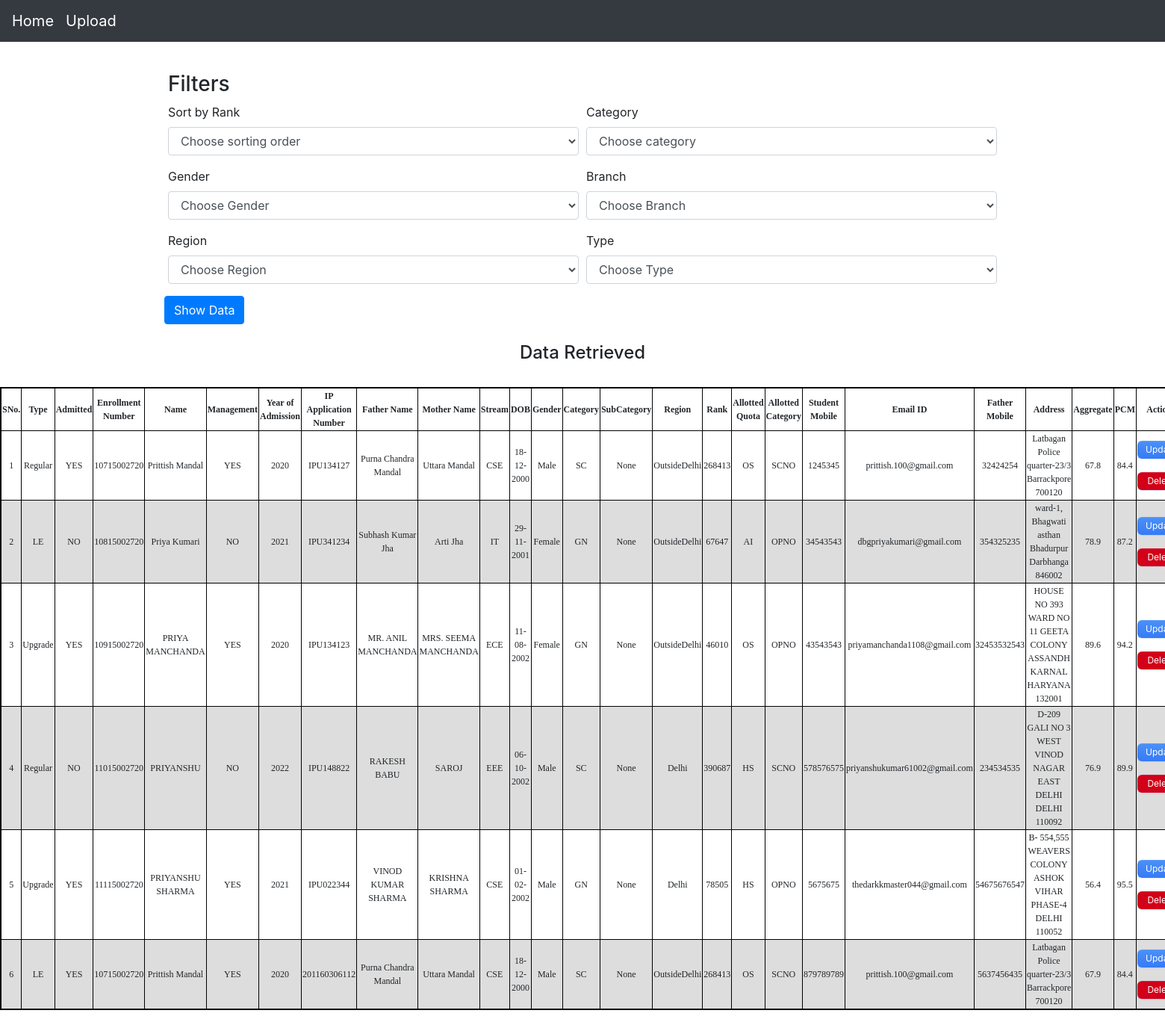
Page /home/ on the earlier database version.
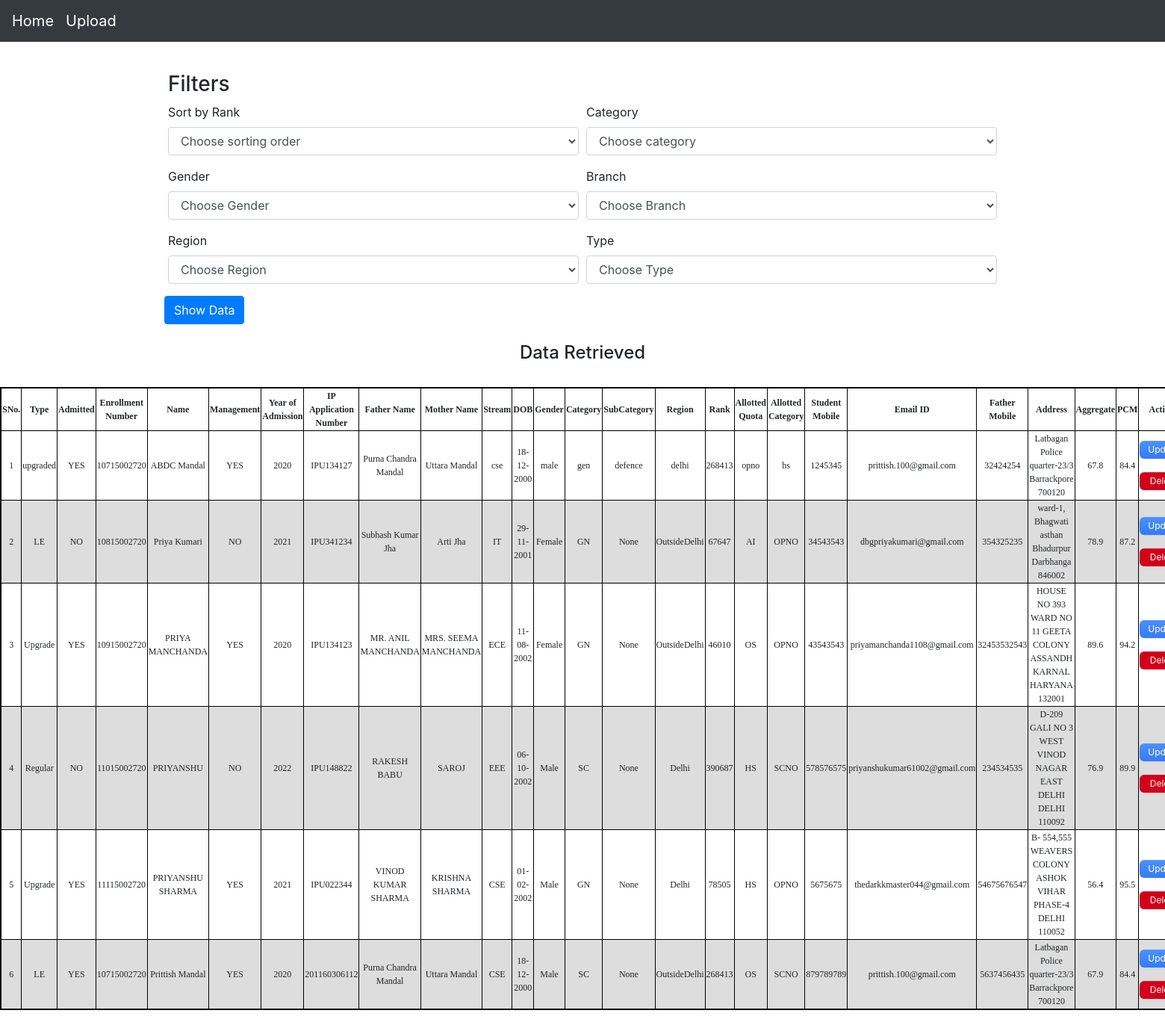
Same page on the later database version.
### app/models.py (models this page shows, shortened)
class sample(models.Model):
    type = models.CharField(max_length=10, choices= typechoices ,default='Regular')
    admitted = models.BooleanField(default=False)
    enrollmentno = models.IntegerField(null = True, default=None , blank=True)
    name = models.CharField(max_length=100, default=False)
    management = models.BooleanField(default = False)
    yearofadmission = models.DateTimeField(default=False)
    appno = models.CharField(default=False, max_length=200)
    Fname = models.CharField(max_length=200, default=False)
    Mname = models.CharField(max_length=200, default=False)
    stream = models.CharField(max_length=200, choices= streamchoices,default=False)
    DOB = models.DateField(default=False)
    gender = models.CharField(max_length=50,choices= genderchoices ,default=False)
    category = models.CharField(max_length=5,choices= categorychoices ,default=False)
    subcategory = models.CharField(max_length=10, choices= subcategorychoices ,default=False)
    region = models.CharField(max_length=50,choices= regionchoices ,default=False)
    rank = models.IntegerField(null = True, default=None , blank=True)
    allottedquota = models.CharField(max_length=10,choices= allotedquotachoices, default=False)
    allottedcategory = models.CharField(max_length=10,choices= allottedcategorychoices, default=False)
    studentmobile = models.IntegerField(null = True, default=None , blank=True)
    emailid = models.EmailField(max_length=200, default='')
    fathermobile = models.IntegerField(null = True, default=None , blank=True)
    address = models.CharField(max_length=200, default=False)
    aggregate = models.FloatField(null = True, default=None , blank=True)
    pcm = models.FloatField(null = True, default=None , blank=True)
    def yearpub(self):
        return self.yearofadmission.strftime('%Y')
    def dateofbirth(self):
        return self.DOB.strftime('%d-%m-%Y')
    def admitted_yn(self):
        if (self.admitted == True):
            return "YES"
        else:
            return "NO"
    def management_yn(self):
        if (self.management == True):
            return "YES"
        else:
            return "NO"

### app/views.py (the view)
# urls.py: path('home/', views.home, name = "home"),
def home(request):
    smp = sample.objects.all()
    context = {
        "smp" : smp,
    }
    return render(request, 'app/home.html', context)

### app/templates/app/home.html (shortened to what this page needs)
<!doctype html>
<html lang="en">
  <head>
    <link rel="stylesheet" href="https://cdn.jsdelivr.net/npm/bootstrap@4.3.1/dist/css/bootstrap.min.css">
  </head>
  <body>
    <nav class="navbar navbar-expand-md navbar-dark bg-dark fixed-top">
  <a class="navbar-brand" href="{% url 'app:filter' %}">Home</a>
  <a class="navbar-brand" href="{% url 'app:deleteall' %}">Upload</a>
</nav>
    <br>
    </head>
    <body>
    <br>
<br><br>
<main role="main" class="container">
  <div>
        <h3>Filters</h3>
            <form action="{% url 'app:filter' %}" method="post">
                  <div class="form-row">
                    <div class="form-group col-md-6">
                      <label for="inputState">Sort by Rank</label>
                      <select id="inputState" class="form-control" name="sort">
                        <option selected>Choose sorting order</option>
                      </select>
                    </div>
                      <div class="form-group col-md-6">
                        <label for="inputState">Category</label>
                        <select id="inputState" class="form-control" name="category">
                          <option selected>Choose category</option>
                        </select>
                      </div>
                      <div class="form-group col-md-6">
                        <label for="inputState">Gender</label>
                        <select id="inputState" class="form-control" name="gender">
                          <option selected>Choose Gender</option>
                        </select>
                      </div>
                      <div class="form-group col-md-6">
                        <label for="inputState">Branch</label>
                        <select id="inputState" class="form-control" name="branch">
                          <option selected>Choose Branch</option>
                        </select>
                      </div>
                      <div class="form-group col-md-6">
                        <label for="inputState">Region</label>
                        <select id="inputState" class="form-control" name="region">
                          <option selected>Choose Region</option>
                        </select>
                      </div>
                      <div class="form-group col-md-6">
                        <label for="inputState">Type</label>
                        <select id="inputState" class="form-control" name="type">
                          <option selected>Choose Type</option>
                        </select>
                      </div>
                  <button type="submit" class="btn btn-primary" style="text-align: center;">Show Data</button>
                  <br>
            </form>
          </div>
</main>
      {% if smp %}
        <br>
        <h4 style="text-align: center; ">Data Retrieved</h4>
        <br>
        <table border="1" style="border:2px solid black;margin-left:auto;margin-right:auto;">
            <thead>
                <th>SNo.</th>
                <th>Type</th>
                <th>Admitted</th>
                <th>Enrollment Number</th>
                <th>Name</th>
                <th>Management</th>
                <th>Year of Admission</th>
                <th>IP Application Number</th>
                <th>Father Name</th>
                <th>Mother Name</th>
                <th>Stream</th>
                <th>DOB</th>
                <th>Gender</th>
                <th>Category</th>
                <th>SubCategory</th>
                <th>Region</th>
                <th>Rank</th>
                <th>Allotted Quota</th>
                <th>Allotted Category</th>
                <th>Student Mobile</th>
                <th>Email ID</th>
                <th>Father Mobile</th>
                <th>Address</th>
                <th>Aggregate</th>
                <th>PCM</th>
                <th>Actions</th>
            </thead>
            {% for k in smp  %}
            <tr>
                <td class="number">
                </td>
                <td>{{k.type}}</td>
                <td>{{k.admitted_yn}}</td>
                <td>{{k.enrollmentno}}</td>
                <td>{{k.name}}</td>
                <td>{{k.management_yn}}</td>
                <td>{{k.yearpub}}</td>
                <td>{{k.appno}}</td>
                <td>{{k.Fname}}</td>
                <td>{{k.Mname}}</td>
                <td>{{k.stream}}</td>
                <td>{{k.dateofbirth}}</td>
                <td>{{k.gender}}</td>
                <td>{{k.category}}</td>
                <td>{{k.subcategory}}</td>
                <td>{{k.region}}</td>
                <td>{{k.rank}}</td>
                <td>{{k.allottedquota}}</td>
                <td>{{k.allottedcategory}}</td>
                <td>{{k.studentmobile}}</td>
                <td>{{k.emailid}}</td>
                <td>{{k.fathermobile}}</td>
                <td>{{k.address}}</td>
                <td>{{k.aggregate}}</td>
                <td>{{k.pcm}}</td>
                <td> <a class="button-10" role="button" href="{% url 'app:update' k.id %}">Update</a>
                    <br>
                <a class="button-11" role="button" href="{% url 'app:delete' k.id %}">Delete</a>
                </td>
            </tr>
            {% endfor %}
    {% else %}
            <br><br><br><br>
            <h4 style="text-align:center; font-family:Consolas">No records found!</h4>
    {% endif %}
    </table>
    <br>
  </body>
<br><br>
</html>

### app/templates/app/home.html (style rules this page uses)
html,body { width:100%; }
table { font-family: Calibri; font-size:20px; border-collapse: collapse; padding: 13px; width: 36%; }
td, th { border: 0.1px solid black; text-align: Center; padding: -2px; font-size:12px; }
tr:nth-child(even) { background-color: #dddddd; }
.button-10 { display: flex; flex-direction: column; align-items: center; padding: 3px 11px; font-family: -apple-system, BlinkMacSystemFont, 'Roboto', sans-serif; border-radius: 6px; border: none; color: #fff; background: linear-gradient(180deg, #4B91F7 0%, #367AF6 100%); background-origin: border-box; box-shadow: 0px 0.5px 1.5px rgba(54, 122, 246, 0.25), inset 0px 0.8px 0px -0.25px rgba(255, 255, 255, 0.2); user-select: none; -webkit-user-select: none; touch-action: manipulation; }
.button-11 { display: flex; flex-direction: column; align-items: center; padding: 3px 11px; font-family: -apple-system, BlinkMacSystemFont, 'Roboto', sans-serif; border-radius: 6px; border: none; color: #fff; background: #D2001A; background-origin: border-box; box-shadow: 0px 0.5px 1.5px rgba(54, 122, 246, 0.25), inset 0px 0.8px 0px -0.25px rgba(255, 255, 255, 0.2); user-select: none; -webkit-user-select: none; touch-action: manipulation; }

Differences in the rows shown:
removed sample: type "Regular", admitted_yn "YES", enrollmentno "10715002720", name "Prittish Mandal", management_yn "YES", yearpub "2020", appno "IPU134127", Fname "Purna Chandra Mandal", Mname "Uttara Mandal", stream "CSE", dateofbirth "18-12-2000", gender "Male", category "SC", subcategory "None", region "OutsideDelhi", rank "268413", allottedquota "OS", allottedcategory "SCNO", studentmobile "1245345", emailid "prittish.100@gmail.com", fathermobile "32424254", address "Latbagan Police quarter-23/3 Barrackpore 700120", aggregate "67.8", pcm "84.4"
added sample: type "upgraded", admitted_yn "YES", enrollmentno "10715002720", name "ABDC Mandal", management_yn "YES", yearpub "2020", appno "IPU134127", Fname "Purna Chandra Mandal", Mname "Uttara Mandal", stream "cse", dateofbirth "18-12-2000", gender "male", category "gen", subcategory "defence", region "delhi", rank "268413", allottedquota "opno", allottedcategory "hs", studentmobile "1245345", emailid "prittish.100@gmail.com", fathermobile "32424254", address "Latbagan Police quarter-23/3 Barrackpore 700120", aggregate "67.8", pcm "84.4"
